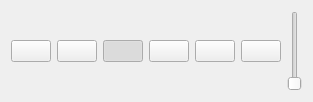
<ui version="4.0" >
 <class>AnimateWidget</class>
 <widget class="QWidget" name="AnimateWidget" >
  <property name="geometry" >
   <rect>
    <x>0</x>
    <y>0</y>
    <width>297</width>
    <height>102</height>
   </rect>
  </property>
  <property name="windowTitle" >
   <string>Form</string>
  </property>
  <layout class="QHBoxLayout" >
   <item>
    <widget class="QPushButton" name="start_button" >
     <property name="toolTip" >
      <string>Rebobinar</string>
     </property>
     <property name="statusTip" >
      <string>Retrocede hasta el primer cuadro de la animación</string>
     </property>
     <property name="text" >
      <string/>
     </property>
     <property name="icon" >
      <iconset resource="../../resource/default.qrc" >:/icons/default/icons/control_start.png</iconset>
     </property>
     <property name="shortcut" >
      <string>Shift+Home</string>
     </property>
    </widget>
   </item>
   <item>
    <widget class="QPushButton" name="reverse_button" >
     <property name="toolTip" >
      <string>Retroceder</string>
     </property>
     <property name="statusTip" >
      <string>Reproduce la animación hacia atras</string>
     </property>
     <property name="text" >
      <string/>
     </property>
     <property name="icon" >
      <iconset resource="../../resource/default.qrc" >:/icons/default/icons/control_rewind.png</iconset>
     </property>
    </widget>
   </item>
   <item>
    <widget class="QPushButton" name="pause_button" >
     <property name="toolTip" >
      <string>Pausar</string>
     </property>
     <property name="statusTip" >
      <string>Detiene una animación en curso</string>
     </property>
     <property name="text" >
      <string/>
     </property>
     <property name="icon" >
      <iconset resource="../../resource/default.qrc" >:/icons/default/icons/control_pause.png</iconset>
     </property>
     <property name="shortcut" >
      <string>Shift+Space</string>
     </property>
     <property name="checkable" >
      <bool>true</bool>
     </property>
     <property name="checked" >
      <bool>true</bool>
     </property>
    </widget>
   </item>
   <item>
    <widget class="QPushButton" name="forward_button" >
     <property name="toolTip" >
      <string>Avanzar</string>
     </property>
     <property name="statusTip" >
      <string>Reproduce la animación hacia adelante</string>
     </property>
     <property name="text" >
      <string/>
     </property>
     <property name="icon" >
      <iconset resource="../../resource/default.qrc" >:/icons/default/icons/control_fastforward.png</iconset>
     </property>
    </widget>
   </item>
   <item>
    <widget class="QPushButton" name="end_button" >
     <property name="toolTip" >
      <string>Adelantar</string>
     </property>
     <property name="statusTip" >
      <string>Avanza al último cuadro de la animación</string>
     </property>
     <property name="text" >
      <string/>
     </property>
     <property name="icon" >
      <iconset resource="../../resource/default.qrc" >:/icons/default/icons/control_end.png</iconset>
     </property>
     <property name="shortcut" >
      <string>Shift+End</string>
     </property>
    </widget>
   </item>
   <item>
    <widget class="QPushButton" name="repeat_button" >
     <property name="toolTip" >
      <string>Repetir</string>
     </property>
     <property name="statusTip" >
      <string>La animación volverá a iniciar al llegar al final</string>
     </property>
     <property name="text" >
      <string/>
     </property>
     <property name="icon" >
      <iconset resource="../../resource/default.qrc" >:/icons/default/icons/control_repeat.png</iconset>
     </property>
     <property name="checkable" >
      <bool>true</bool>
     </property>
    </widget>
   </item>
   <item>
    <widget class="QSlider" name="speed_slider" >
     <property name="toolTip" >
      <string>Velocidad de animación</string>
     </property>
     <property name="statusTip" >
      <string>Estalece la velocidad a la que se repoduce la animación</string>
     </property>
     <property name="minimum" >
      <number>1</number>
     </property>
     <property name="maximum" >
      <number>10</number>
     </property>
     <property name="orientation" >
      <enum>Qt::Vertical</enum>
     </property>
    </widget>
   </item>
  </layout>
 </widget>
 <resources>
  <include location="../../resource/default.qrc" />
 </resources>
 <connections/>
</ui>
